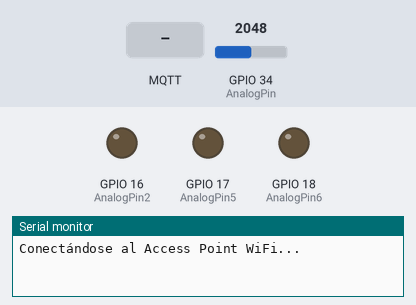
The sketch below on a simulated ESP32. Shown: output pins drawn as LEDs (lit = HIGH), the last lines printed to the serial monitor. The test bench sets the inputs (shaded band); at power-on: GPIO 34 (AnalogPin) = 2048. WiFi joins after 1.5 s; servers stay silent unless stated; network time is answered at once with the bench clock; the local clock reads 2024-03-15 10:24:30 at power-on unless the sketch sets it; no MQTT or app messages arrive unless stated.

Above: at 0.1 s.
At 2.1 s:
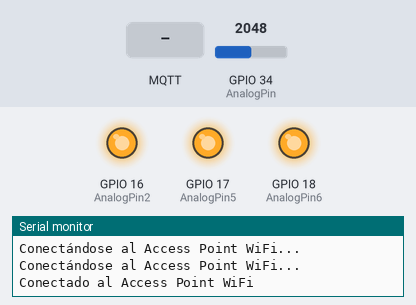
At 5.2 s:
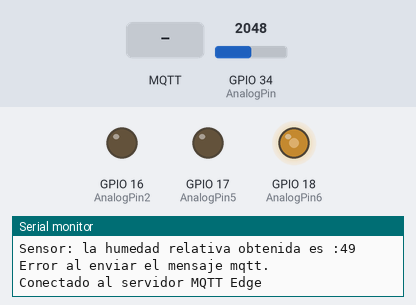
5.3 s: MQTT message "1" arrives on the first subscribed topic
7.5 s: MQTT message "on" arrives on the first subscribed topic
Timing chart, 0 to 10.5 s (numbered marks = the images above; inputs shaded):
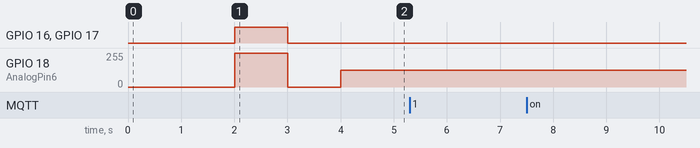

The sketch:

PE_proyecto.ino
```cpp
#include <WiFi.h>
#include <PubSubClient.h>
#include <WiFiClientSecure.h>
#include <NTPClient.h>
#include <WiFiUdp.h>
#include <ArduinoJson.h>
#include <freertos/FreeRTOS.h>
#include <freertos/task.h>

//usar WPA2
const char* ssid = "MOVISTAR_AF09";
const char* password = "12345678";
const int AnalogPin = 34; //sensor humedad yl-69
const int AnalogPin2 = 16; //led blanco
const int AnalogPin3 = 35; //ldr
const int AnalogPin5 = 17;  //led azul
const int AnalogPin6 = 18;  //led verde
const int UmbralHumedadMinimo = 10;
const int UmbralHumedadMaximo = 70;
const char* bajahumedad = "Alerta: La humedad está bajo ";
const char* altahumedad = "Alerta: La humedad está por encima de ";
const char* unidad = " HR.";
const char* normalhumedad = "El nivel de humedad está dentro de los parametros normales.";
const int TapTime = 1;
const int LedTime = 1;
const int DelayTime = 3;
const int LdrDelayTime = 2;
const int WifiTimeout = 30;
const int fadeAmount = 5;  // Cantidad de cambio en el brillo por iteración
const int channel = 0;     // Canal PWM
const int channel2 = 1;     // Canal PWM
const int channel3 = 2;     // Canal PWM

const char* mqttServerEdge = "192.168.31.61";
const int mqttEdgePort = 1883;

const char* sensoredgetopic = "edge/sensor";
const char* llaveedgetopic = "edge/tap";
const char* ldredgetopic = "edge/ldr";
const char* lededgetopic = "edge/led";

bool nuevomensajellave = false;
bool nuevomensajeled = false;
bool nowifiloopexe = true;

int ledmultiplicador = 2;

int nivelled;
int led_write_value;
int tiempoencendido;

int nivelllave;
int llave_write_value;
int tiempoapertura;

WiFiUDP ntpUDP;
WiFiClientSecure espClient;
WiFiClient espClient_edge;
NTPClient timeClient(ntpUDP);
PubSubClient cliente_edge(espClient_edge);

void setup() {
  //Configurar la salida serial
  Serial.begin(9600);
  // Configurar conexión Wi-Fi
  WiFi.begin(ssid, password);
  //Configurar Led
  pinMode(AnalogPin2, OUTPUT); // Establecer el pin del LED como salida
  ledcSetup(channel, 5000, 8); // Canal, Frecuencia, Resolución
  ledcAttachPin(AnalogPin2, channel); // Asignar el pin al canal

  pinMode(AnalogPin5, OUTPUT); // Establecer el pin del LED como salida
  ledcSetup(channel2, 5000, 8); // Canal, Frecuencia, Resolución
  ledcAttachPin(AnalogPin5, channel2); // Asignar el pin al canal

  pinMode(AnalogPin6, OUTPUT); // Establecer el pin del LED como salida
  ledcSetup(channel3, 5000, 8); // Canal, Frecuencia, Resolución
  ledcAttachPin(AnalogPin6, channel3); // Asignar el pin al canal
  // Esperar hasta que se conecte a la red WiFi
  unsigned long startAttemptTime = millis();
  while (WiFi.status() != WL_CONNECTED) {
    Serial.println("Conectándose al Access Point WiFi...");
    WiFi.begin(ssid, password);
    delay(1000);
    // Si no se conecta en un tiempo determinado, encender las luces
    if (millis() - startAttemptTime > (WifiTimeout * 1000)) { // n segundos
      Serial.println("No se pudo conectar a la red WiFi. Se encenderan las luces de alarma.");
      while (WiFi.status() != WL_CONNECTED){
        WiFi.begin(ssid, password);
        intermitent_lights();
      }
      Serial.println("Conexión a la red WiFi Recuperada!");
    }
  }
  nowifiloopexe = false;
  //Confirmar conexion exitosa
  Serial.println("Conectado al Access Point WiFi");
  //Luces Intermitentes
  intermitent_lights();
  ledcWrite(channel3, 125); // Asignar el valor a la intensidad del LED a 125
  //Configurar NTP
  timeClient.begin();
  timeClient.setTimeOffset(-18000);

  // Configurar cliente MQTT
  cliente_edge.setServer(mqttServerEdge, mqttEdgePort);

  // Configurar Callback
  cliente_edge.setCallback(callback);

  // Subscribe to Topic2
  cliente_edge.subscribe(llaveedgetopic);

  //Hilos
  xTaskCreatePinnedToCore(sensorThread, "SensorThread", 8192, NULL, 1, NULL, 0); // Pinned al núcleo 0 //publish
  //xTaskCreatePinnedToCore(ldrThread, "ldrThread", 8192, NULL, 1, NULL, 1); // Pinned al núcleo 1 //publish
  xTaskCreatePinnedToCore(llaveThread, "llaveThread", 8192, NULL, 1, NULL, 0); // Pinned al núcleo 0
  //xTaskCreatePinnedToCore(ledThread, "ledThread", 8192, NULL, 1, NULL, 1); // Pinned al núcleo 1
}

void intermitent_lights() {
  //LED de Confirmacion de conexion
  ledcWrite(channel, 255); // Asignar el valor a la intensidad del LED al maximo
  ledcWrite(channel2, 255); // Asignar el valor a la intensidad del LED al maximo
  ledcWrite(channel3, 255); // Asignar el valor a la intensidad del LED al maximo
  delay(1000);
  ledcWrite(channel, 0); // Asignar el valor a la intensidad del LED a 0
  ledcWrite(channel2, 0); // Asignar el valor a la intensidad del LED a 0
  ledcWrite(channel3, 0); // Asignar el valor a la intensidad del LED a 0
  delay(1000);
}

void callback(char* topic, byte* payload, unsigned int length) {
  Serial.print("Artifact: Mensaje recibido en el tópico: ");
  Serial.println(topic);

  DynamicJsonDocument doc(1024);
  DeserializationError error = deserializeJson(doc, payload, length);

  if (error) {
    Serial.print(F("Error al deserializar el JSON: "));
    Serial.println(error.c_str());
    return;
  }

  if (strcmp(topic, lededgetopic) == 0) {
    //recuperamos los datos nivelled y tiempoencendido del topico
    nivelled = doc["nivelled"];
    led_write_value = 255 * (nivelled/100.0);
    tiempoencendido = doc["tiempoencendido"];
    nuevomensajeled = true;
  }
  else if (strcmp(topic, llaveedgetopic) == 0) {
    //recuperamos los datos nivellave y tiempoapertura del topico
    nivelllave = doc["nivelllave"];
    llave_write_value = 255 * (nivelllave/100.0);
    tiempoapertura = doc["tiempoapertura"];
    nuevomensajellave = true;
  }
  else {
    Serial.println("Mensaje para un tópico no reconocido");
  }
}

void sensorThread(void *parameter) {
  int humedad_relativa;
  int valor_humedad_raw;
  while (1) {
    //Obtener el valor del sensor
    Serial.println("Sensor: leyendo sensor de Humedad...");
    valor_humedad_raw = analogRead (AnalogPin);
    humedad_relativa =  ((4095.0 - valor_humedad_raw) / 4095.0 ) * 100.0;
    Serial.println("Sensor: la humedad relativa obtenida es :" + String(humedad_relativa));
    // Crear el JSON
    DynamicJsonDocument jsonDoc(200);
    jsonDoc["Fecha"] = obtenerFechaActualizada(timeClient);
    jsonDoc["Hora"] = obtenerHoraActualizada(timeClient);
    jsonDoc["type"] = "mqtt";
    jsonDoc["medida"] = humedad_relativa;
    if (humedad_relativa < UmbralHumedadMinimo) {
      jsonDoc["comentario"] = bajahumedad + String(UmbralHumedadMinimo) + unidad;
    }else if(humedad_relativa > UmbralHumedadMaximo){
      jsonDoc["comentario"] = altahumedad + String(UmbralHumedadMaximo) + unidad;
    }
    else{
      jsonDoc["comentario"] = String(normalhumedad) +  unidad;
    }
    //Convertir array JSON a String
    String jsonString;
    serializeJson(jsonDoc, jsonString);
    //Enviar el JSON
    if (cliente_edge.publish(sensoredgetopic, jsonString.c_str())) {
      Serial.println("Mqtt enviado correctamente.");
    } else {
      Serial.println("Error al enviar el mensaje mqtt.");
    }
    // Esperar antes de la siguiente lectura
    delay(DelayTime * 1000);
  }
}

// Función para el hilo del ldr1
/**
void ldrThread(void *parameter) {
  int photocellReading;

  while (1) {
    Serial.println("Sensor: leyendo sensor LDR 1...");
    photocellReading = analogRead(AnalogPin3);
    photocellReading =  (photocellReading / 4095.0 ) * 255.0;
    printLightStatus("Sensor: Ldr", photocellReading);
    // Crear el JSON
    DynamicJsonDocument jsonDoc(200);
    jsonDoc["Fecha"] = obtenerFechaActualizada(timeClient);
    jsonDoc["Hora"] = obtenerHoraActualizada(timeClient);
    jsonDoc["type"] = "mqtt";
    jsonDoc["medida"] = photocellReading;
    jsonDoc["comentario"] = "LDR";
    //Convertir array JSON a String
    String jsonString;
    serializeJson(jsonDoc, jsonString);
    //Enviar el JSON
    if (cliente_edge.publish(ldredgetopic, jsonString.c_str())) {
      Serial.println("JSON enviado correctamente.");
    } else {
      Serial.println("Error al enviar el JSON.");
    }
    // Esperar antes de la siguiente lectura
    delay(LdrDelayTime * 1000);
  }
}
**/

void llaveThread(void *parameter) {
  while (1) {
    if (nuevomensajellave){
      Serial.println("Llave: abriendo la llave " + String(tiempoapertura) + " segundos a una presión de " + String(nivelllave) + " ...");
      ledcWrite(channel2, llave_write_value); // Asignar el valor a la intensidad del LED
      nuevomensajellave = false;
    }
    delay(TapTime * 1000); // Esperar antes del siguiente loop
  }
}

/**
void ledThread(void *parameter) {
  while (1) {
    if (nuevomensajeled){
      Serial.println("LED: encendiendo el LED " + String(tiempoencendido) + " segundos a una intensidad de " + String(nivelled) + " ...");
      ledcWrite(channel, led_write_value); // Asignar el valor a la intensidad del LED
      nuevomensajeled = false;
    }
    delay(LedTime * 1000); // Esperar antes del siguiente loop
  }
}
**/

void printLightStatus (const String &ldrName, int value) {
  String status = (value <= 51) ? "DARK" :
    (value <= 127) ? "DIM LIGHT" :
    (value <= 203) ? "BRIGHT LIGHT" :
    "FULL DAY LIGHT";
  Serial.println(ldrName + ": " + status + " : El valor es = " + String(value));
}

String obtenerFechaActualizada(NTPClient& timeClient) {
  // Obtener el timestamp actualizado
  timeClient.update();
  // Obtener EpochTime
  unsigned long epochTime = timeClient.getEpochTime();
  // Obtener formattedTime
  String formattedTime = timeClient.getFormattedTime();
  // Obtener toda la fecha y Hora
  struct tm *ptm = gmtime((time_t *)&epochTime);
  int currentYear = ptm->tm_year + 1900;
  int currentMonth = ptm->tm_mon + 1;
  int monthDay = ptm->tm_mday;
  // Formatear día y mes con ceros a la izquierda si es necesario
  String formattedDay = (monthDay < 10 ? "0" : "") + String(monthDay);
  String formattedMonth = (currentMonth < 10 ? "0" : "") + String(currentMonth);
  // Crear la cadena de fecha
  String currentDate = formattedDay + "/" + formattedMonth + "/" + String(currentYear);
  return currentDate;
}

String obtenerHoraActualizada(NTPClient& timeClient) {
  // Obtener el timestamp actualizado
  timeClient.update();
  // Obtener formattedTime
  String formattedTime = timeClient.getFormattedTime();
  return formattedTime;
}

void reconnectWiFi() {
  Serial.println("Perdida de conexión WiFi. Intentando reconectar...");
  WiFi.begin(ssid, password);

  unsigned long startAttemptTime = millis();
  while (WiFi.status() != WL_CONNECTED) {
    WiFi.begin(ssid, password);
    Serial.println("Conectándose al Access Point WiFi...");
    delay(1000);
    // Si no se conecta en un tiempo determinado, mostrar alerta
    if (millis() - startAttemptTime > (WifiTimeout * 1000)) { // n segundos
      Serial.println("No se pudo conectar a la red WiFi. Se encenderan las luces de alarma.");
      while (WiFi.status() != WL_CONNECTED){
        WiFi.begin(ssid, password);
        intermitent_lights();
      }
      Serial.println("Conexión a la red WiFi Recuperada!");
    }
  }
  Serial.println("Reconexión exitosa al WiFi");
  ledcWrite(channel, 0); // Asignar el valor a la intensidad del LED a 0
  ledcWrite(channel2, 0); // Asignar el valor a la intensidad del LED a 0
  ledcWrite(channel3, 0); // Asignar el valor a la intensidad del LED a 0
  ledcWrite(channel3, 125); // Asignar el valor a la intensidad del LED a 125
}

void loop() {
   //Obtener el timestamp actualizado
  if (!WiFi.isConnected() && !nowifiloopexe) {
    reconnectWiFi();
  }

  if (!cliente_edge.connected()) {
    reconnect_edge();
  }
  cliente_edge.loop();
}

void reconnect_edge() {
  while (!cliente_edge.connected()) {
    if (cliente_edge.connect("SensorLab")) {
      Serial.println("Conectado al servidor MQTT Edge");
      cliente_edge.subscribe(llaveedgetopic);
    } else {
      Serial.println("Error de conexión al servidor MQTT Edge, reintentando...");
      delay(2000);
    }
  }
}
```
